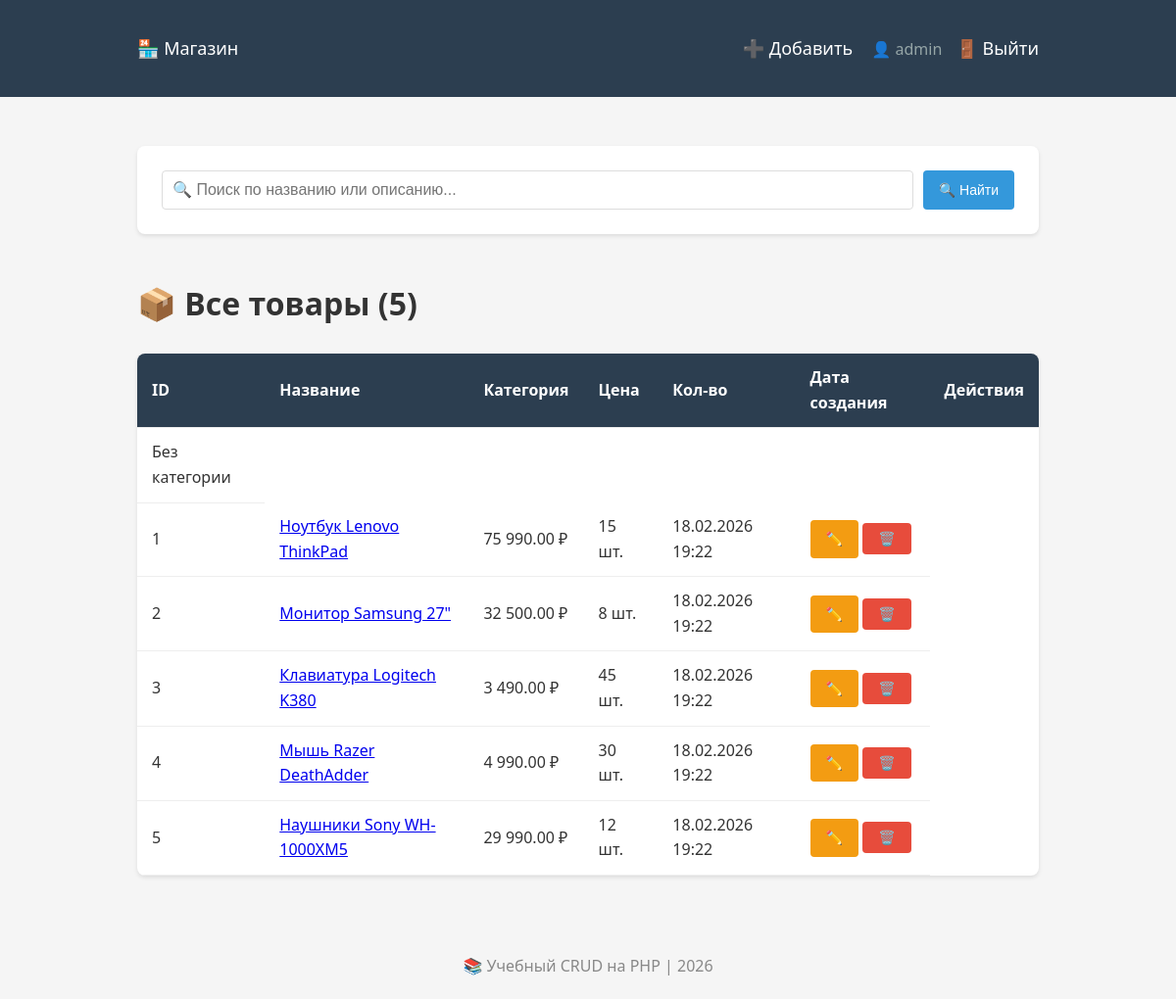
Screenshot of /index.php?action=list (signed in) with the database file from the repository.
### tables this page shows
CREATE TABLE IF NOT EXISTS products
(
    id
    INT
    AUTO_INCREMENT
    PRIMARY
    KEY,
    name
    VARCHAR
(
    255
) NOT NULL,
    description TEXT,
    price DECIMAL
(
    10,
    2
) NOT NULL DEFAULT 0.00,
    quantity INT NOT NULL DEFAULT 0,
    category_id INT DEFAULT NULL,
    created_at TIMESTAMP DEFAULT CURRENT_TIMESTAMP,
    updated_at TIMESTAMP DEFAULT CURRENT_TIMESTAMP ON UPDATE CURRENT_TIMESTAMP,

     
     
    FOREIGN KEY
(
    category_id
) REFERENCES categories
(
    id
)
                                                   ON DELETE SET NULL
    );

### src/ProductController.php (called while the page is built, shortened)
<?php
class ProductController
{
    private Product $product;
    public function __construct(Product $product, Category $category, Validator $validator)
    {
        $this->product = $product;
    }
    public function index(): void
    {
        $search = trim($_GET['search'] ?? '');
        $page = max(1, (int)($_GET['page'] ?? 1));
        $perPage = 5;
        if ($search !== '') {
            $products = $this->product->searchPage($search, $page, $perPage);
            $totalItems = $this->product->getSearchCount($search);
        } else {
            $products = $this->product->getPage($page, $perPage);
            $totalItems = $this->product->getTotalCount();
        }
        $totalPages = (int)ceil($totalItems / $perPage);
        $this->render('list', [
            'products' => $products,
            'search' => $search,
            'page' => $page,
            'totalPages' => $totalPages,
            'totalItems' => $totalItems,
        ]);
    }
    private function render(string $template, array $data = []): void
    {
        extract($data);
        require __DIR__ . '/../templates/header.php';
        require __DIR__ . "/../templates/$template.php";
        require __DIR__ . '/../templates/footer.php';
    }
}

### public/index.php (called while the page is built, shortened)
<?php
require_once __DIR__ . '/../src/Auth.php';
require_once __DIR__ . '/../config/database.php';
require_once __DIR__ . '/../src/Product.php';
require_once __DIR__ . '/../src/ProductController.php';
$product   = new Product($pdo);
$category  = new Category($pdo);
$user      = new User($pdo);
$validator = new Validator();
$productController = new ProductController($product, $category, $validator);
$authController    = new AuthController($user, $validator);
$router = new Router($productController, $authController);
$router->run();

### src/Product.php (called while the page is built, shortened)
<?php
class Product
{
    private PDO $pdo;
    public function __construct(PDO $pdo)
    {
        $this->pdo = $pdo;
    }
    public function getPage(int $page, int $perPage = 5): array
    {
        $offset = ($page - 1) * $perPage;
        $sql = "SELECT p.*, c.name AS category_name
                FROM products p
                LEFT JOIN categories c ON p.category_id = c.id
                ORDER BY p.created_at DESC
                LIMIT :limit OFFSET :offset";
        $stmt = $this->pdo->prepare($sql);
        $stmt->bindValue(':limit', $perPage, PDO::PARAM_INT);
        $stmt->bindValue(':offset', $offset, PDO::PARAM_INT);
        $stmt->execute();
        return $stmt->fetchAll();
    }
}

### src/Auth.php (called while the page is built, shortened)
<?php
class Auth
{
    public static function isLoggedIn(): bool
    {
        return isset($_SESSION['user_id']);
    }
    public static function isAdmin(): bool
    {
        return ($_SESSION['role'] ?? '') === 'admin';
    }
}

### templates/list.php (the view, shortened to what this page needs)
<div class="card">
    <form method="GET" action="index.php">
        <div style="display: flex; gap: 10px;">
            <input type="text"
                   name="search"
                   value="<?= htmlspecialchars($search ?? '') ?>"
                   placeholder="🔍 Поиск по названию или описанию..."
                   style="flex: 1; padding: 10px; border: 1px solid #ddd; border-radius: 4px; font-size: 16px;">
            <button type="submit" class="btn btn-primary">🔍 Найти</button>
        </div>
    </form>
</div>
<br>
<?php
if (!empty($search)): ?>
    <h1>🔍 Результаты поиска: «<?= htmlspecialchars($search) ?>» (<?= count($products) ?>)</h1>
<?php
else: ?>
    <h1>📦 Все товары (<?= count($products) ?>)</h1>
<?php
endif; ?>
<br>
<?php
if (empty($products)): ?>
    <div class="card">
        <?php
        if (!empty($search)): ?>
            <p>Ничего не найдено по запросу «<?= htmlspecialchars($search) ?>».
                <a href="index.php?action=list">Показать все товары</a></p>
        <?php
        else: ?>
            <p>Товаров пока нет. <a href="index.php?action=create">Добавьте первый!</a></p>
        <?php
        endif; ?>
    </div>
<?php
else: ?>
    <table>
        <thead>
        <tr>
            <th>ID</th>
            <th>Название</th>
            <th>Категория</th>
            <th>Цена</th>
            <th>Кол-во</th>
            <th>Дата создания</th>
            <th>Действия</th>
        </tr>
        </thead>
        <tbody>
        <td><?= htmlspecialchars($item['category_name'] ?? 'Без категории') ?></td>
        <?php
        foreach ($products as $item): ?>
            <tr>
                <td><?= $item['id'] ?></td>
                <td>
                    <a href="index.php?action=show&id=<?= $item['id'] ?>">
                        <?= htmlspecialchars($item['name']) ?>
                    </a>
                </td>
                <td><?= number_format($item['price'], 2, '.', ' ') ?> ₽</td>
                <td><?= $item['quantity'] ?> шт.</td>
                <td><?= date('d.m.Y H:i', strtotime($item['created_at'])) ?></td>
                <td>
                    <?php
                    if (Auth::isLoggedIn()): ?>
                        <a href="index.php?action=edit&id=<?= $item['id'] ?>"
                           class="btn btn-warning">✏️</a>
                    <?php
                    endif; ?>
                    <?php
                    if (Auth::isAdmin()): ?>
                        <form method="POST" action="index.php?action=delete"
                              style="display:inline;"
                              onsubmit="return confirm('Удалить товар?')">
                            <button type="submit" class="btn btn-danger">🗑️</button>
                        </form>
                    <?php
                    endif; ?>
                </td>
            </tr>
        <?php
        endforeach; ?>
        </tbody>
    </table>
<?php
endif; ?>

### templates/header.php (style rules this page uses)
* { margin: 0; padding: 0; box-sizing: border-box; }
body { font-family: 'Segoe UI', Arial, sans-serif; background-color: #f5f5f5; color: #333; line-height: 1.6; }
.btn { display: inline-block; padding: 8px 16px; border: none; border-radius: 4px; cursor: pointer; text-decoration: none; font-size: 14px; color: white; }
.btn-primary { background-color: #3498db; }
.btn-warning { background-color: #f39c12; }
.btn-danger { background-color: #e74c3c; }
table { width: 100%; border-collapse: collapse; background: white; border-radius: 8px; overflow: hidden; box-shadow: 0 2px 4px rgba(0, 0, 0, 0.1); }
th, td { padding: 12px 15px; text-align: left; border-bottom: 1px solid #eee; }
th { background-color: #2c3e50; color: white; }
.card { background: white; border-radius: 8px; padding: 25px; box-shadow: 0 2px 4px rgba(0, 0, 0, 0.1); margin-bottom: 20px; }

### rows the page displays
products: id "1", name "Ноутбук Lenovo ThinkPad", price "75 990.00", quantity "15", created_at "18.02.2026 19:22"
products: id "2", name "Монитор Samsung 27\"", price "32 500.00", quantity "8", created_at "18.02.2026 19:22"
products: id "3", name "Клавиатура Logitech K380", price "3 490.00", quantity "45", created_at "18.02.2026 19:22"
products: id "4", name "Мышь Razer DeathAdder", price "4 990.00", quantity "30", created_at "18.02.2026 19:22"
products: id "5", name "Наушники Sony WH-1000XM5", price "29 990.00", quantity "12", created_at "18.02.2026 19:22"

### other values shown
Auth::getUsername() "admin"
count($products) "5"
$item['category_name'] "Без категории"
